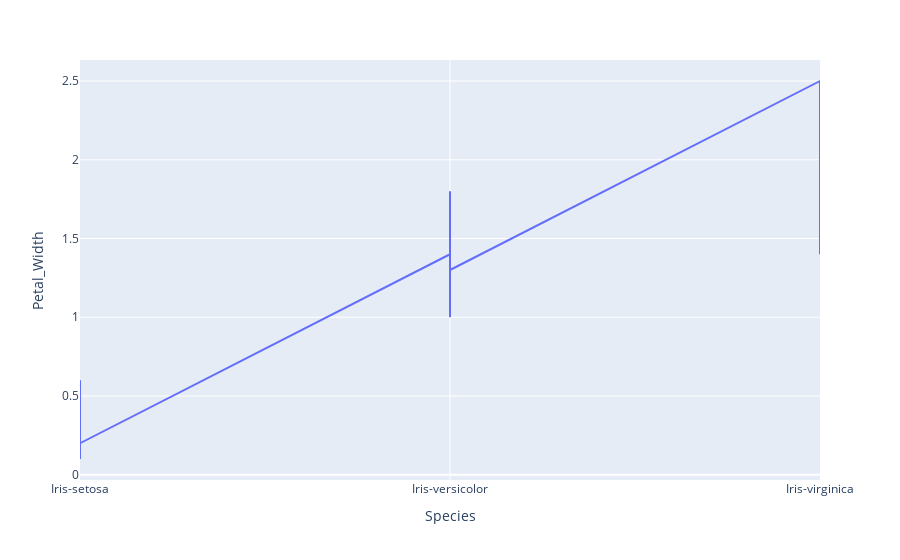

The code cell stored with this chart in its notebook:
### Code cell
px.line(iris,x='Species',y='Petal_Width')

### Figure 1 — Plotly figure (JSON) as saved in the notebook; plotly's stock layout.template omitted (floating-point values rounded to 4 significant figures; data arrays with more than 128 entries replaced by an {"elided": "..."} marker saying what was removed)
{"data": [{"hovertemplate": "Species=%{x}<br>Petal_Width=%{y}", "showlegend": false, "legendgroup": "", "name": "", "yaxis": "y", "hoverlabel": {"namelength": 0}, "mode": "lines", "xaxis": "x", "y": {"elided": "150 float values"}, "x": {"elided": "150 str values"}, "line": {"color": "#636efa", "dash": "solid"}, "type": "scatter"}], "layout": {"yaxis": {"domain": [0, 1], "anchor": "x", "title": {"text": "Petal_Width"}}, "margin": {"t": 60}, "legend": {"tracegroupgap": 0}, "xaxis": {"domain": [0, 1], "anchor": "y", "title": {"text": "Species"}}}}
